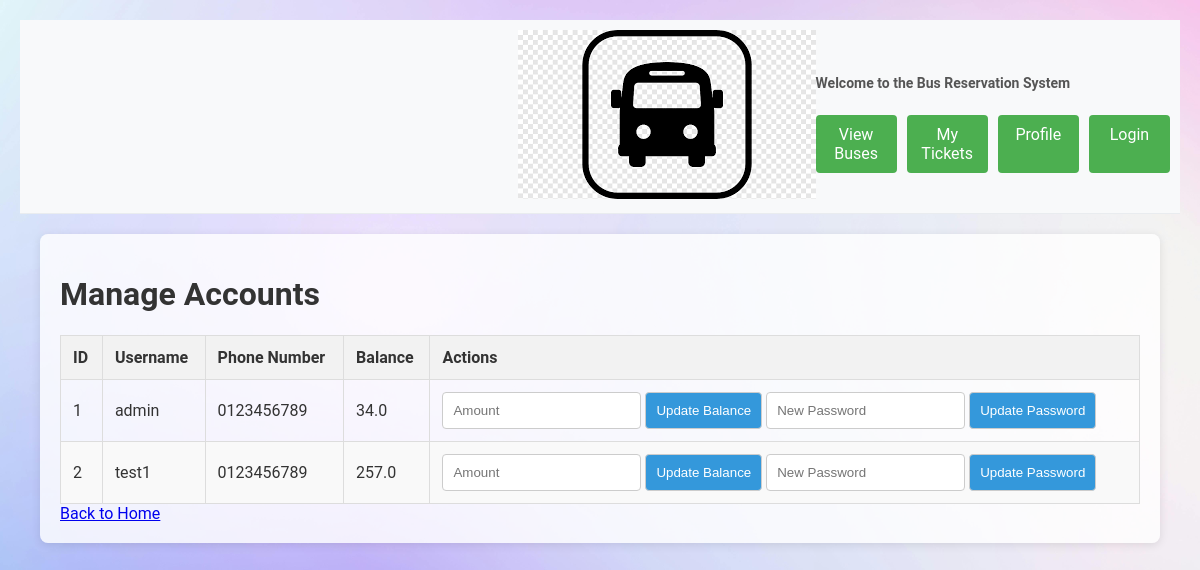
The app's page /manage_accounts (signed in) with its own data.
### tables this page shows
CREATE TABLE users (
            id INTEGER PRIMARY KEY,
            username TEXT NOT NULL UNIQUE,
            password_hash TEXT NOT NULL
        , email TEXT, phone_number TEXT, gender TEXT, balance REAL DEFAULT 0.0, name TEXT);

### app.py (the view, shortened to what this page needs)
@app.route('/manage_accounts', methods=['GET', 'POST'])
def manage_accounts():
    user_id = session.get('user_id')
    if not user_id:
        flash('You need to log in to manage accounts.')
        return redirect(url_for('login'))
    user = UserDAO.get_user_by_id(user_id)
    if user is None or user[1] != 'admin':
        flash('You do not have permission to manage accounts.')
        return redirect(url_for('home'))
    users = UserDAO.get_all_users()
    return render_template('manage_accounts.html', users=users)

### app.py (called while the page is built)
@app.before_request
def load_routes_into_trie():
    buses = BusDAO.view_buses()
    for bus in buses:
        trie.insert(bus[2])

### databases/bus_dao.py (called while the page is built)
    @staticmethod
    def view_buses(sort_by=None, search_query=None):
        conn = sqlite3.connect('bus_reservation.db')
        cursor = conn.cursor()
        query = 'SELECT * FROM buses'
        params = []
        if search_query:
            query += ' WHERE route LIKE ?'
            params.append(f'%{search_query}%')
        if sort_by:
            query += f' ORDER BY {sort_by}'
        cursor.execute(query, params)
        buses = cursor.fetchall()
        conn.close()
        return buses

### databases/user_dao.py (called while the page is built)
    @staticmethod
    def get_user_by_id(user_id):
        conn = sqlite3.connect('bus_reservation.db')
        cursor = conn.cursor()
        cursor.execute('SELECT * FROM users WHERE id = ?', (user_id,))
        user = cursor.fetchone()
        conn.close()
        return user

    @staticmethod
    def get_all_users():
        conn = sqlite3.connect('bus_reservation.db')
        cursor = conn.cursor()
        cursor.execute('SELECT id, username, phone_number, balance FROM users')
        users = cursor.fetchall()
        conn.close()
        return users

### trie.py (called while the page is built)
    def insert(self, word):
        node = self.root
        for char in word:
            if char not in node.children:
                node.children[char] = TrieNode()
            node = node.children[char]
        node.is_end_of_word = True

### templates/manage_accounts.html (shortened to what this page needs)
{% extends "base.html" %}
{% block content %}
<div class="container">
    <h1>Manage Accounts</h1>
    <table>
        <thead>
            <tr>
                <th>ID</th>
                <th>Username</th>
                <th>Phone Number</th>
                <th>Balance</th>
                <th>Actions</th>
            </tr>
        </thead>
        <tbody>
            {% for user in users %}
            <tr>
                <td>{{ user[0] }}</td>
                <td>{{ user[1] }}</td>
                <td>{{ user[2] }}</td>
                <td>{{ user[3] }}</td>
                <td>
                    <form action="{{ url_for('manage_accounts') }}" method="POST" style="display:inline;">
                        <input type="number" name="amount" placeholder="Amount" required>
                        <button type="submit">Update Balance</button>
                    </form>
                    <form action="{{ url_for('manage_accounts') }}" method="POST" style="display:inline;">
                        <input type="password" name="new_password" placeholder="New Password" required>
                        <button type="submit">Update Password</button>
                    </form>
                </td>
            </tr>
            {% endfor %}
        </tbody>
    </table>
    <a href="{{ url_for('home') }}">Back to Home</a>
</div>
{% endblock %}

### static/styles.css (style rules this page uses)
body { font-family: 'Roboto', sans-serif; background-color: #f4f7f6; color: #333; margin: 0; padding: 20px; background-image: url('/static/background.jpg'); background-size: cover; background-position: center; }
.container { max-width: 1200px; margin: auto; padding: 20px; background-color: rgba(255, 255, 255, 0.8); border-radius: 8px; box-shadow: 0 2px 10px rgba(0, 0, 0, 0.1); }
table { width: 100%; border-collapse: collapse; margin-top: 20px; }
table, th, td { border: 1px solid #ddd; }
th, td { padding: 12px; text-align: left; }
th { background-color: #f2f2f2; }
tr:nth-child(even) { background-color: #f9f9f9; }
form { display: flex; flex-direction: column; gap: 10px; }
form input, form select, form button { padding: 10px; border: 1px solid #ccc; border-radius: 4px; }
form button { background-color: #3498db; color: white; cursor: pointer; }

### records on screen
users: id "1", username "admin", phone_number "0123456789", balance "34.0"
users: id "2", username "test1", phone_number "0123456789", balance "257.0"
